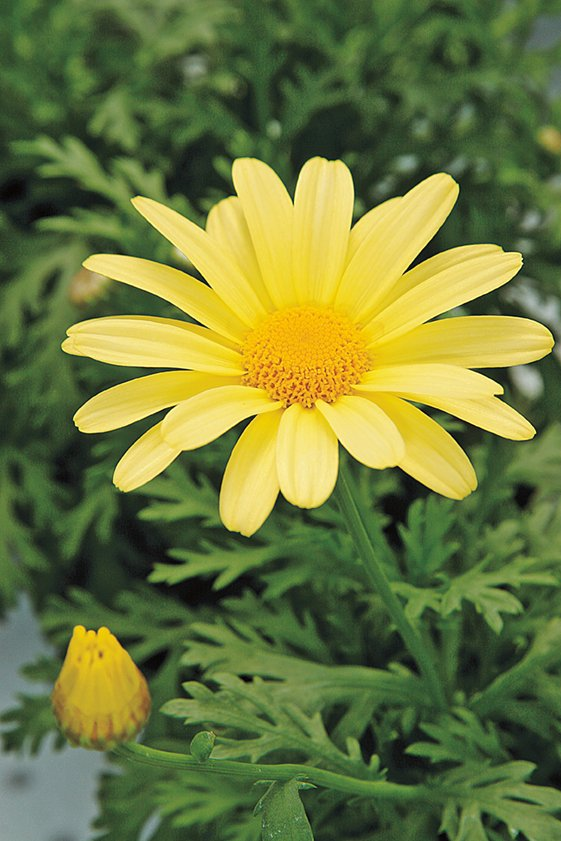
#> input picture question08/daisy.jpg, 561 x 841 px
$ jupyter execute q8.ipynb
#> lines starting #> are read from the running program, lines starting #| are printed output that depends on the picture
[cell 1]
import cv2, numpy as np, matplotlib.pyplot as plt

img = cv2.imread("daisy.jpg")
#> img is the input picture: shape (841, 561, 3); mean B, G, R 60.7, 120.3, 108.5
m = np.zeros(img.shape[:2], np.uint8)
rect = (20,20,img.shape[1]-40,img.shape[0]-40)
#> rect = (20, 20, 521, 801)
bg, fg = np.zeros((1,65),np.float64), np.zeros((1,65),np.float64)

cv2.grabCut(img, m, rect, bg, fg, 5, cv2.GC_INIT_WITH_RECT)
mask = np.where((m==2)|(m==0),0,1).astype("uint8")

blur = cv2.GaussianBlur(img,(25,25),0)
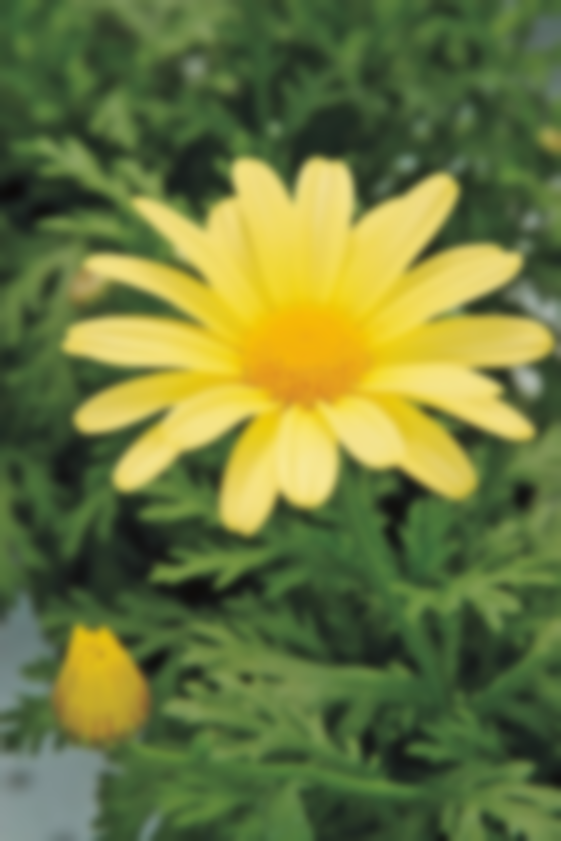
#> blur: shape (841, 561, 3); mean B, G, R 60.7, 120.3, 108.5
out = blur.copy(); out[mask==1] = img[mask==1]
#> after `out[mask == 1] = img[mask == 1]`:
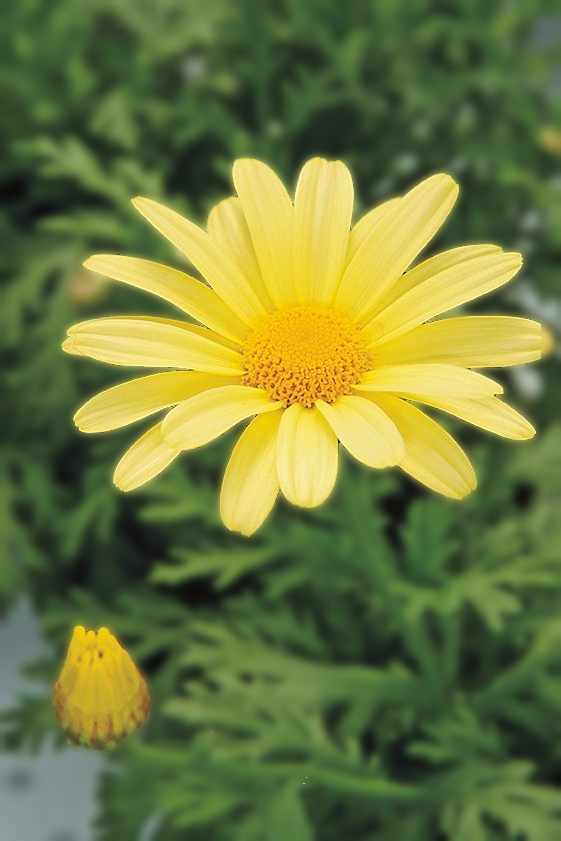
#> out: shape (841, 561, 3); mean B, G, R 61.3, 121.7, 110.2

plt.subplot(131);plt.imshow(cv2.cvtColor(img,cv2.COLOR_BGR2RGB));plt.title("Original");plt.axis("off")
plt.subplot(132);plt.imshow(mask,cmap="gray");plt.title("Mask");plt.axis("off")
plt.subplot(133);plt.imshow(cv2.cvtColor(out,cv2.COLOR_BGR2RGB));plt.title("Result");plt.axis("off")
plt.show()
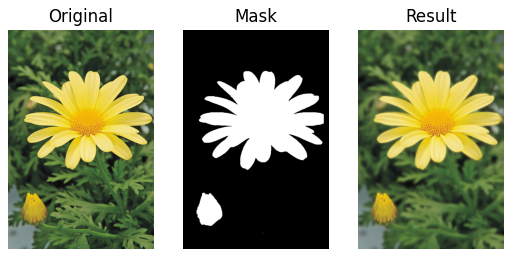
#> figure drawn by matplotlib, 3 panels

$ run again, with question08/image.png saved as question08/daisy.jpg
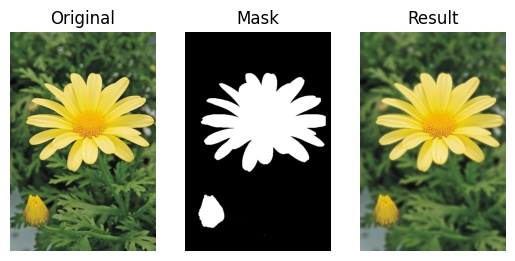
#> input picture question08/image.png, 515 x 261 px
#> img is the input picture: shape (261, 515, 3); mean B, G, R 115.5, 144, 138.5
#> `out[mask == 1] = img[mask == 1]`:
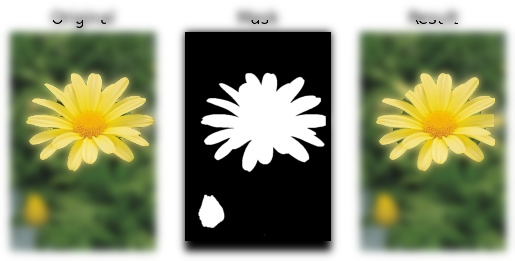
#> out: shape (261, 515, 3); mean B, G, R 114.5, 143.7, 138.6
#> `plt.show()`:
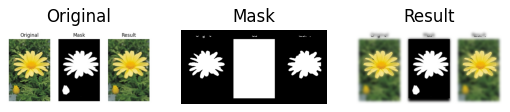
#> figure drawn by matplotlib, 3 panels
